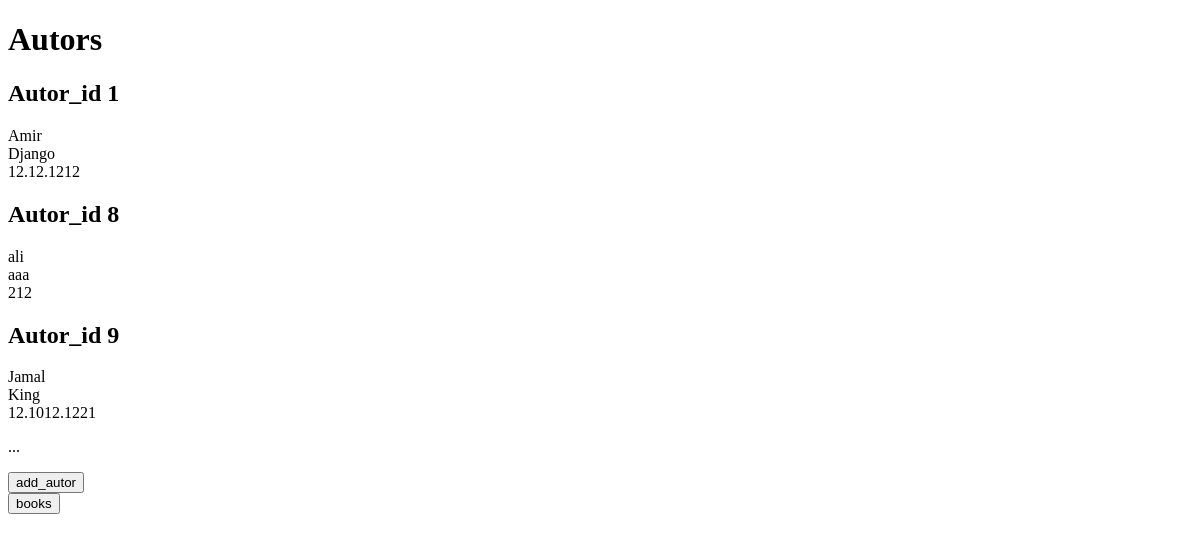
The app's page /, older data.
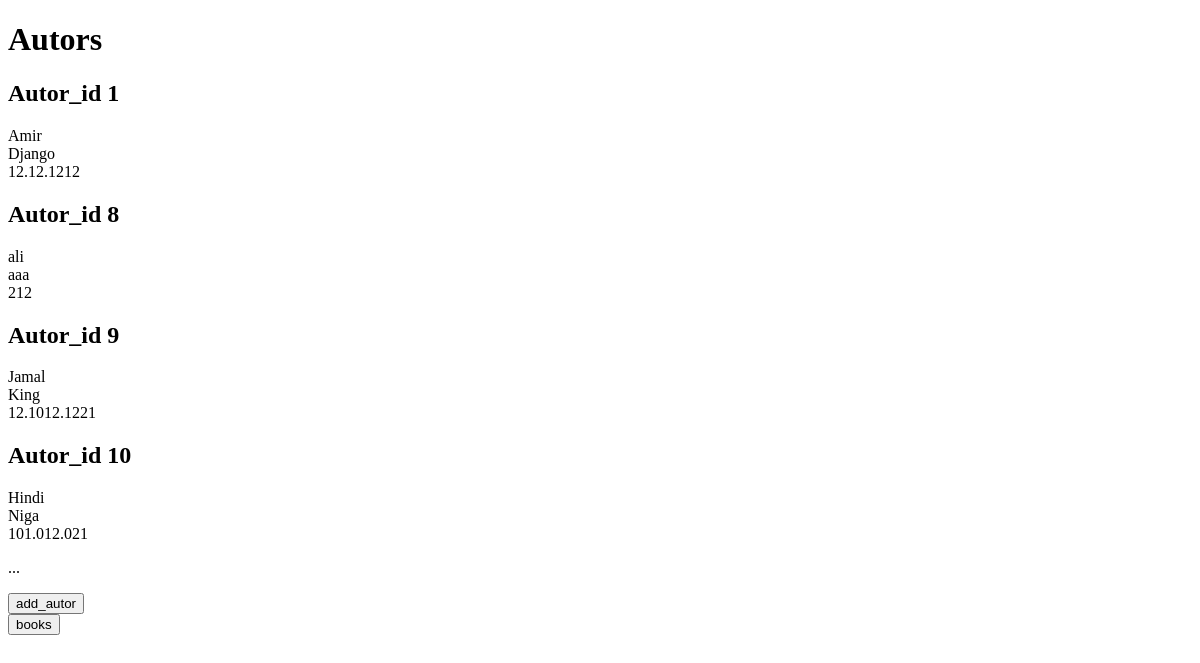
The same page, newer data.
### myapp/models.py (models this page shows, shortened)
class Autor(models.Model):
    firstn = models.CharField(max_length=50)
    lastn = models.CharField(max_length=50)
    birth_d = models.CharField(max_length=50)

### myapp/views.py (the view)
# urls.py: path('', autors,name="autors"),
def autors(request):
    autors = Autor.objects.all()
    return render(request, 'autor.html', {'autors': autors})

### myapp/templates/autor.html (shortened to what this page needs)
<!DOCTYPE html>
<html lang="en">
<head>
</head>
<body>
    <h1>Autors</h1>
    {% for autor in autors %}
    <h2>Autor_id {{autor.id}} </h2>
    {{autor.firstn}} <br>
    {{autor.lastn}}<br>
    {{autor.birth_d}} <br>
    {% endfor %}
<p>...</p>
        <a href="{% url 'autors_create' %}"><button>add_autor</button></a>
    <br>
        <a href="{% url 'book' %}"><button>books</button></a>
    <br>
</body>
</html>

Row changes from the older to the newer data that the page shows:
added Autor: id "10", firstn "Hindi", lastn "Niga", birth_d "101.012.021"
